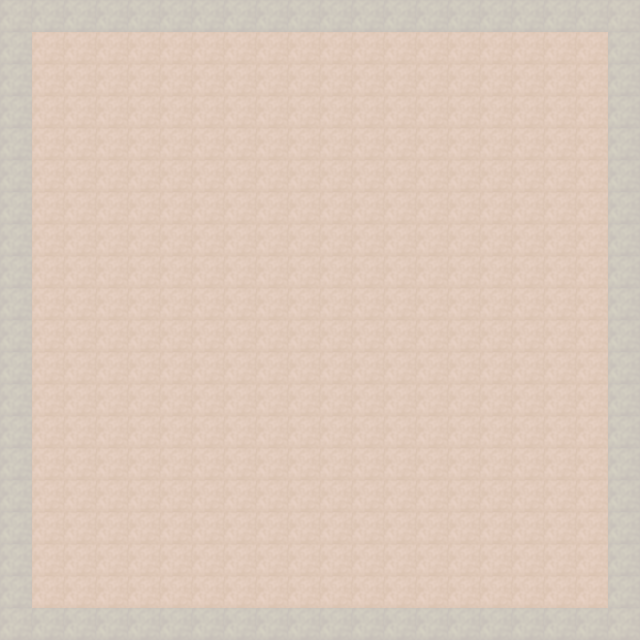

Below is a game level as drawn by its tile map, then a one-line description and the .tmx that defines it (tile-layer data replaced by summaries):
An orthogonal 20x20 tile map with 32x32 px tiles, 1 tile layer (Background) and 7 objects (NPC, Enemy, Chest).

<map version="1.10" tiledversion="1.12.1" orientation="orthogonal" renderorder="right-down" width="20" height="20" tilewidth="32" tileheight="32" infinite="0" nextlayerid="6" nextobjectid="16">
 <tileset firstgid="1" name="pygame" tilewidth="100" tileheight="100" tilecount="4" columns="0">
  <grid orientation="orthogonal" width="1" height="1" />
  <tile id="0">
   <image source="Stone_frame.png" width="32" height="32" />
  </tile>
  <tile id="1">
   <image source="Stone_wall.png" width="100" height="100" />
  </tile>
  <tile id="2">
   <image source="Limestone_frame.png" width="32" height="32" />
  </tile>
  <tile id="3">
   <image source="Limestone_floor.png" width="100" height="100" />
  </tile>
 </tileset>
 <layer id="1" name="Background" width="20" height="20">
  <data>[400 cells, 400 non-empty, 2 distinct tile ids]</data>
 </layer>
 <objectgroup id="2" name="Collision">
  <object id="3" x="5" y="4" width="631" height="29" />
  <object id="4" x="6" y="29" width="24" height="608" />
  <object id="5" x="9" y="609" width="628" height="20" />
  <object id="6" x="610" y="10" width="33" height="626" />
 </objectgroup>
 <objectgroup id="3" name="Entities">
  <object id="8" name="Vivi" type="NPC" x="138" y="138" width="12" height="15">
   <properties>
    <property name="dialogue" value="Hello! |How is your day? |Glad to hear that! |Make sure to slay that monster!" />
   </properties>
  </object>
  <object id="13" name="Pollutabloom" type="Enemy" x="171" y="107" width="8" height="12" />
  <object id="15" name="Potion Chest" type="Chest" x="72" y="138" width="14" height="13">
   <properties>
    <property name="item_name" value="Basic Health Potion" />
   </properties>
  </object>
 </objectgroup>
</map>
